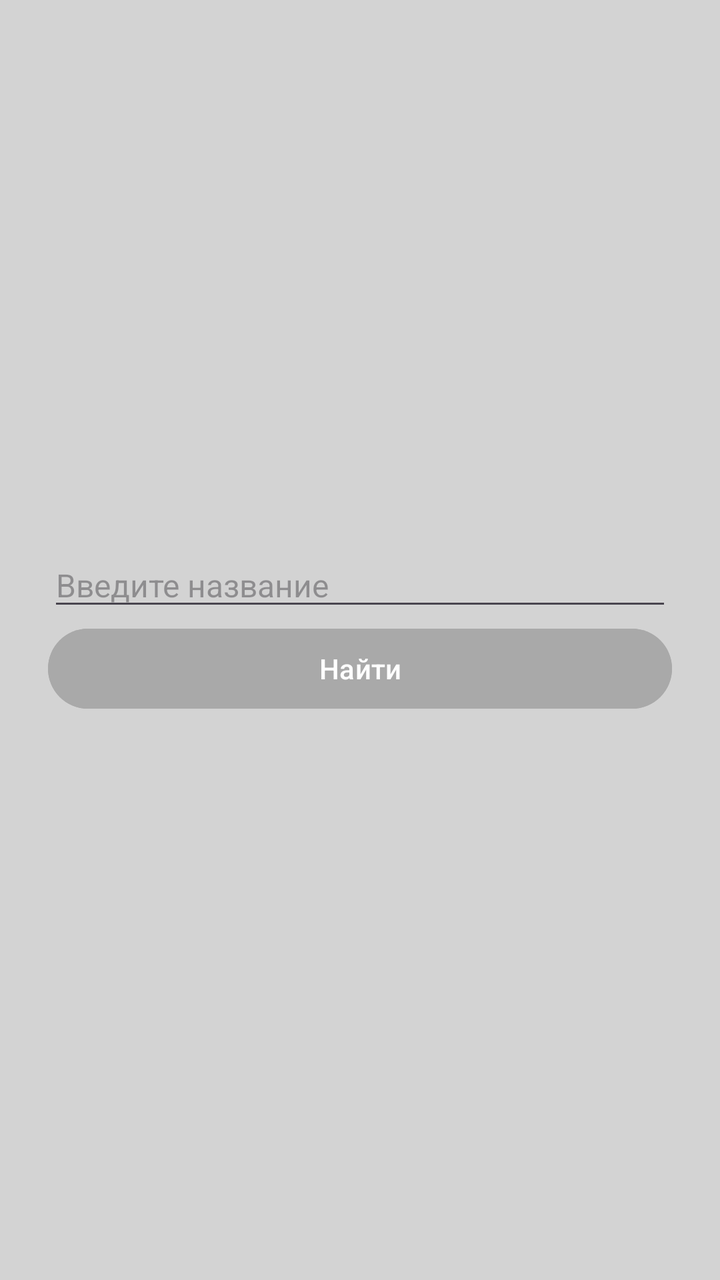
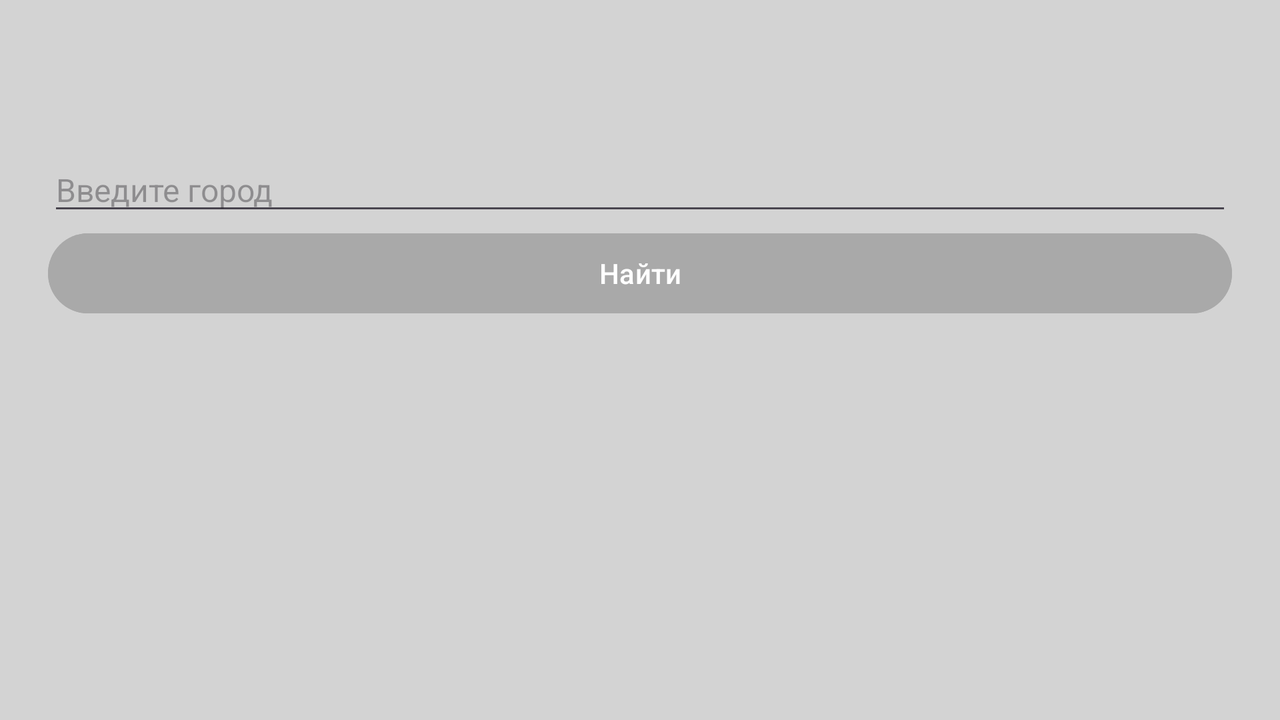

An Android layout and its configuration variant, each rendered on a device that would load it. The default file and the variant file are quoted in full after the pictures.
<!-- AndroidManifest.xml: application theme Theme.Pr5Moskvina -->
<!-- res/layout/fragment_blank.xml -->
<?xml version="1.0" encoding="utf-8"?>
<LinearLayout xmlns:android="http://schemas.android.com/apk/res/android"

    android:layout_width="match_parent"
    android:layout_height="match_parent"
    android:orientation="vertical"
    android:padding="24dp"
    android:gravity="center"
    android:background="@color/lightGray"
    >

    <EditText
        android:id="@+id/city"
        android:layout_width="match_parent"
        android:layout_height="wrap_content"
        android:hint="Введите название"
        android:textSize="16sp"
        />
    <Button
        android:id="@+id/btnSearch"
        android:layout_width="match_parent"
        android:layout_height="wrap_content"
        android:text="Найти"
        android:backgroundTint="@color/gray"

        />
   <androidx.recyclerview.widget.RecyclerView
       android:id="@+id/recyclerView"
       android:layout_width="match_parent"
       android:layout_height="wrap_content"
       android:layout_marginTop="10dp"/>

</LinearLayout>
<!-- resources referenced by this layout -->
<resources>
  <color name="gray">#A9A9A9</color>
  <color name="lightGray">#D3D3D3</color>
  <style name="Theme.Pr5Moskvina" parent="Base.Theme.Pr5Moskvina" />
  <style name="Base.Theme.Pr5Moskvina" parent="Theme.Material3.DayNight.NoActionBar">
          
          
      </style>
</resources>
<!-- res/layout-land/fragment_blank.xml (the repository's variant of the layout above) -->
<!-- drawn on the phone turned sideways -->
<?xml version="1.0" encoding="utf-8"?>
<LinearLayout xmlns:android="http://schemas.android.com/apk/res/android"

    android:layout_width="match_parent"
    android:layout_height="match_parent"
    android:orientation="vertical"
    android:padding="24dp"
    android:gravity="center"
    android:background="@color/lightGray"
    >

    <EditText
        android:id="@+id/city"
        android:layout_width="match_parent"
        android:layout_height="wrap_content"
        android:hint="Введите город"
        android:textSize="16sp"
        />
    <Button
        android:id="@+id/btnSearch"
        android:layout_width="match_parent"
        android:layout_height="wrap_content"
        android:text="Найти"
        android:backgroundTint="@color/gray"
        />
    <TextView
        android:id="@+id/temp"
        android:layout_width="match_parent"
        android:layout_height="wrap_content"
        android:textSize="20sp"
        android:layout_margin="10dp"/>
    <TextView
        android:id="@+id/pressure"
        android:layout_width="match_parent"
        android:layout_height="wrap_content"
        android:layout_margin="10dp"
        />
    <TextView
        android:id="@+id/wind"
        android:layout_margin="10dp"
        android:layout_width="match_parent"
        android:layout_height="wrap_content"/>

</LinearLayout>
